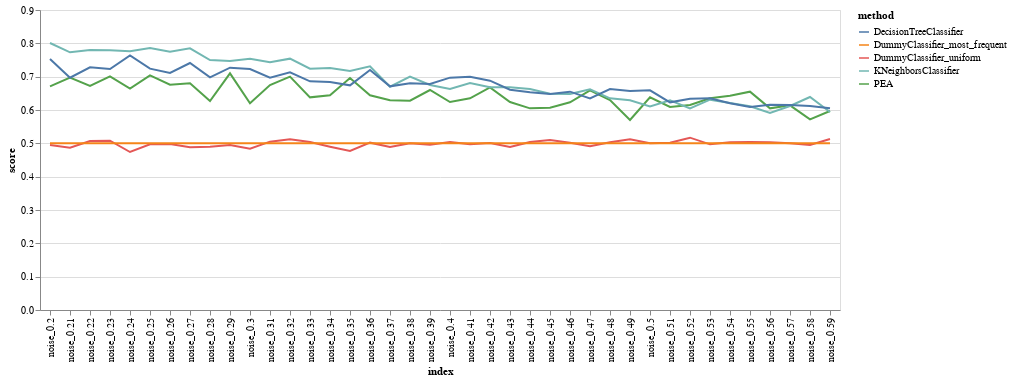

The notebook cell this image was saved under:
### Code cell
df_1.reset_index()
df_long = pd.melt(df_1.reset_index(), id_vars="index", var_name="method", value_name="score")
display(df_long)
alt.Chart(df_long).mark_line().encode(
    x='index',
    y='score',
    color='method:N'
).interactive()

# base = alt.Chart(df_1.reset_index()).encode(x='index')

# alt.layer(
#     base.mark_line(color='blue', point=True).encode(y='KNeighborsClassifier'),
#     base.mark_line(color='red', point=True).encode(y='DummyClassifier_uniform'),
#     base.mark_line(color='aqua', point=True).encode(y='DummyClassifier_most_frequent')
# )

### Figure 1 — Vega-Lite specification as saved in the notebook (floating-point values rounded to 4 significant figures; data arrays with more than 128 entries replaced by an {"elided": "..."} marker saying what was removed)
{"config": {"view": {"continuousWidth": 400, "continuousHeight": 300}}, "data": {"name": "data-54014321a22ba0a41d9367b69e265e37"}, "mark": "line", "encoding": {"color": {"type": "nominal", "field": "method"}, "x": {"type": "nominal", "field": "index"}, "y": {"type": "quantitative", "field": "score"}}, "selection": {"selector003": {"type": "interval", "bind": "scales", "encodings": ["x", "y"]}}, "$schema": "https://vega.github.io/schema/vega-lite/v4.8.1.json", "datasets": {"data-54014321a22ba0a41d9367b69e265e37": {"elided": "200 records"}}}
